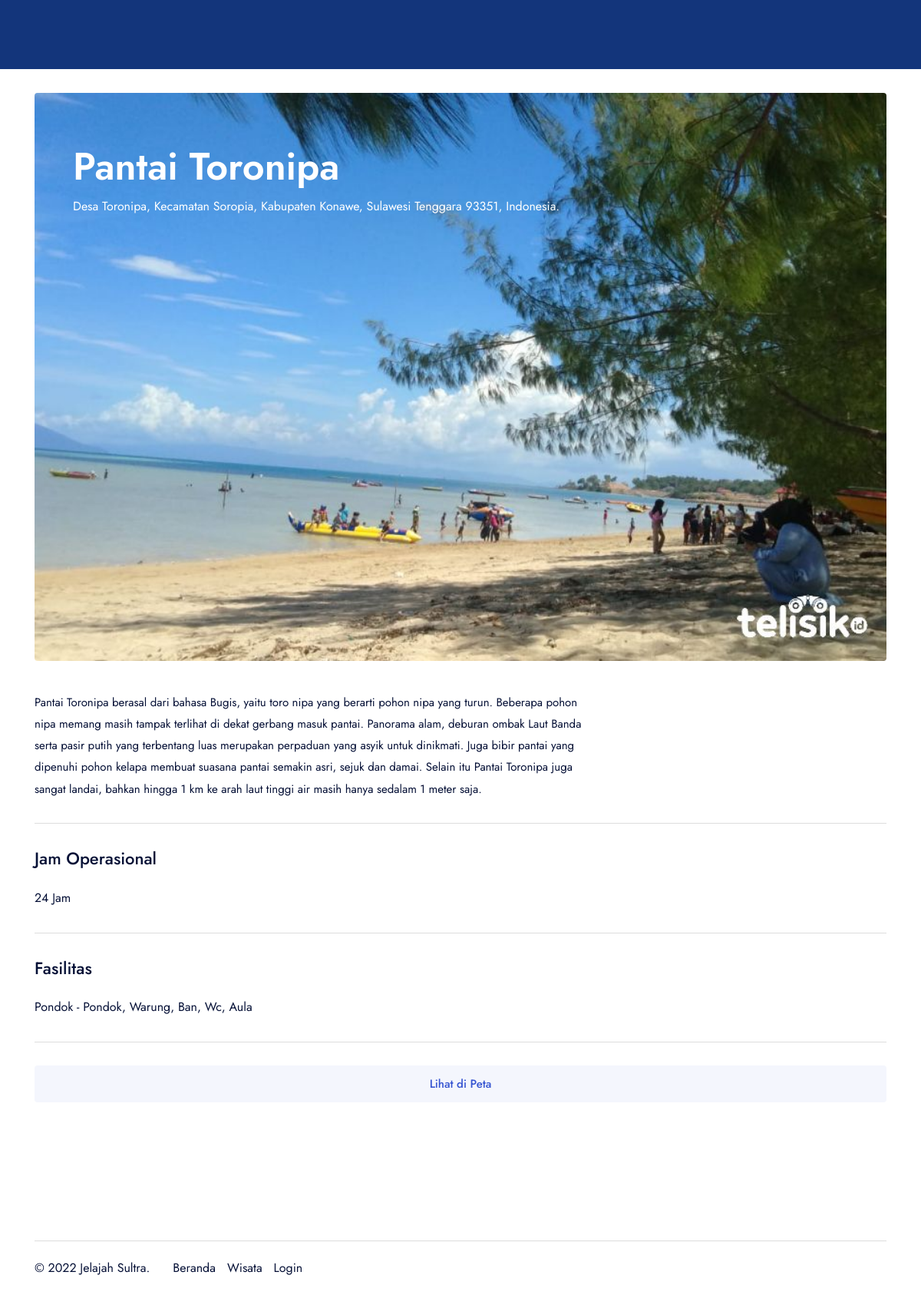
Page /dashboard/detail/1 on the committed database.
### tables this page shows
CREATE TABLE `wisata` (
  `id` int NOT NULL AUTO_INCREMENT,
  `kategori_id` int NOT NULL,
  `nama` text NOT NULL,
  `jam_operasional` varchar(255) NOT NULL,
  `fasilitas` text NOT NULL,
  `lokasi` text NOT NULL,
  `keterangan` text NOT NULL,
  `image` varchar(255) NOT NULL DEFAULT 'wisata.jpg',
  `map` text NOT NULL,
  PRIMARY KEY (`id`)
);

### application/core/MY_Controller.php (called while the page is built, shortened)
<?php defined('BASEPATH') OR exit('No direct script access allowed');
class MY_Controller extends CI_Controller {
    protected $data = array();
    public function __construct(){
        $this->data["menu_id"] = $this->router->fetch_class() . '_' . $this->router->fetch_method() ;
        $this->data["user_image"] = ( $this->session->userdata( 'user_image' ) != "" ) ? base_url('uploads/users/') . $this->session->userdata( 'user_image' ) : base_url('assets/img/user.png') ;
        $this->data["username"] = ( $this->session->userdata( 'username' ) != "" ) ? $this->session->userdata( 'username' ) : "User" ;
        $this->data["name"] = ( $this->session->userdata( 'name' ) != "" ) ? $this->session->userdata( 'name' ) : "User" ;
    }
    protected function render( $view = NULL, $template = NULL ) {
        if( is_null( $template ) ) {
            $this->load->view( $view, $this->data );
        } else {
            $this->data['view_content'] = ( is_null( $view ) ) ? '' : $this->load->view( $view, $this->data, TRUE );
            $this->load->view( 'templates/' . $template . '_template', $this->data );
        }
    }
}

### application/controllers/Dashboard.php (called while the page is built, shortened)
<?php
class Dashboard extends MY_Controller {
	function __construct()
	{
        $this->template = 'client';
	}
    public function detail( $wisata_id = NULL )
    {
        $this->data['data'] = $this->wisata_model->wisata( $wisata_id )->row();
        $this->render('client/detail-wisata', $this->template);
    }
}

### index.php (called while the page is built, shortened)
<?php
require_once BASEPATH.'core/CodeIgniter.php';

### application/models/Wisata_model.php (called while the page is built, shortened)
<?php
class Wisata_model extends CI_Model {
    private $_table = 'wisata';
    public function wisata( $id = NULL, $start = NULL, $end = NULL )
    {
        $this->db->select( $this->_table . '.*' );
        $this->db->select( 'kategori.nama AS kategori' );
        if( $id ) $this->db->where( $this->_table . '.id', $id);
        $this->db->join(
            'kategori',
            'kategori.id = ' . $this->_table . '.kategori_id',
            'join'
        );
        return $this->db->get( $this->_table );
    }
}
?>

### application/views/client/detail-wisata.php (the view, shortened to what this page needs)
<section class="layout-pb-md">
  <div class="container">
    <div class="row">
      <div class="col-12">
        <div class="relative d-flex">
          <img src="<?= base_url('uploads/wisata/') . $data->image ?>" alt="image" class="col-12 rounded-4">
          <div class="absolute z-2 px-50 py-60">
            <h1 class="text-50 fw-600 text-white"><?= $data->nama ?></h1>
            <div class="text-white"><?= $data->lokasi ?></div>
          </div>
        </div>
      </div>
    </div>
    <div class="row y-gap-20 pt-40">
      <div class="col-xl-8">
        <p class="text-15 text-dark-1">
          <?= $data->keterangan ?>
        </p>
      </div>
    </div>
    <div class="pt-30 mt-30 border-top-light"></div>
    <div class="row y-gap-20">
      <div class="col-12">
        <h2 class="text-22 fw-500">Jam Operasional</h2>
      </div>
      <div class="col-12">
        <?= $data->jam_operasional ?>
      </div>
    </div>
    <div class="pt-30 mt-30 border-top-light"></div>
    <div class="row y-gap-20">
      <div class="col-12">
        <h2 class="text-22 fw-500">Fasilitas</h2>
      </div>
      <div class="col-12">
        <?= $data->fasilitas ?>
      </div>
    </div>
    <div class="pt-30 mt-30 border-top-light"></div>
    <a href="<?= $data->map ?>" target="_blank" class="button -md -blue-1 bg-blue-1-05 text-blue-1">Lihat di Peta</a>
  </div>
</section>

### rows in the picture
wisata: image (picture), nama "Pantai Toronipa", lokasi "Desa Toronipa, Kecamatan Soropia, Kabupaten Konawe, Sulawesi Tenggara 93351, Indonesia.", keterangan "Pantai Toronipa berasal dari bahasa Bugis, yaitu toro nipa yang berarti pohon nipa yang turun. Beberapa pohon nipa memang masih tampak terlihat di dekat gerbang masuk pantai. Panorama alam, deburan ombak Laut Banda serta pasir putih yang terbentang luas merupakan perpaduan yang asyik untuk dinikmati. Juga bibir pantai yang dipenuhi pohon kelapa membuat suasana pantai semakin asri, sejuk dan damai. Selain itu Pantai Toronipa juga sangat landai, bahkan hingga 1 km ke arah laut tinggi air masih hanya sedalam 1 meter saja.", jam_operasional "24 Jam", fasilitas "Pondok - Pondok, Warung, Ban, Wc, Aula"
